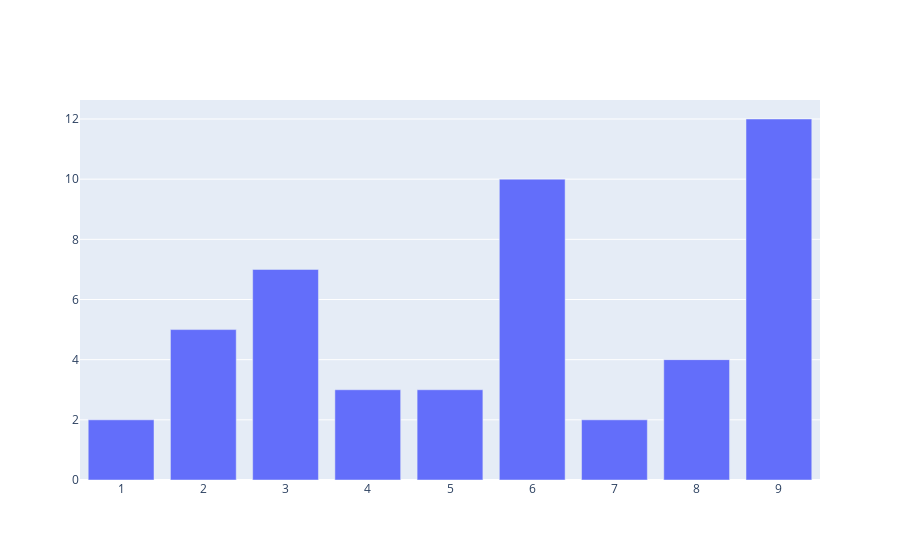

The cell this chart's notebook holds for it:
### Markdown cell above
5. Generate a bar plot using Plotly.

### Code cell
import plotly.graph_objects as go

x = [1, 2, 3, 4, 5, 6, 7, 8, 9]
y = [2, 5, 7, 3, 3, 10, 2, 4, 12]
go.Figure().add_trace(go.Bar(x = x, y = y))

### Figure 1 — Plotly figure (JSON) as saved in the notebook; plotly's stock layout.template omitted (floating-point values rounded to 4 significant figures)
{"data": [{"type": "bar", "x": [1, 2, 3, 4, 5, 6, 7, 8, 9], "y": [2, 5, 7, 3, 3, 10, 2, 4, 12]}], "layout": {}}
